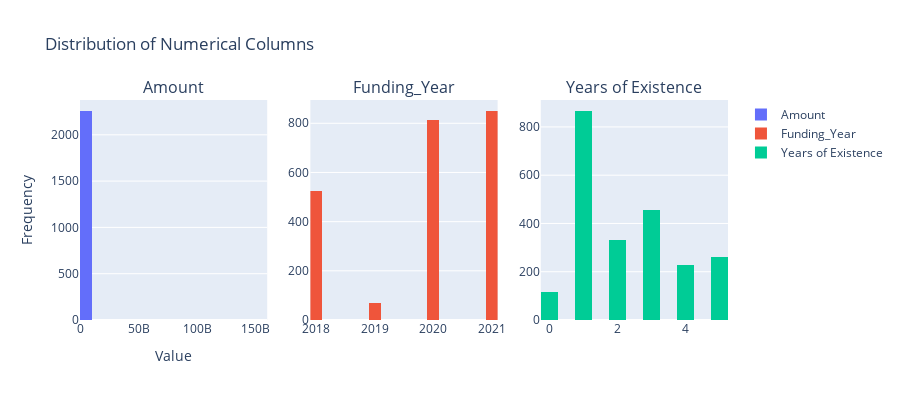

Write notebook code for a chart like this one.
### Code cell
# Summary statistics for numerical columns
numerical_summary = df.describe()
# Create a figure with subplots for each numerical column
fig = make_subplots(rows=1, cols=len(numerical_summary.columns) - 1, subplot_titles=numerical_summary.columns[1:])
# Iterate over numerical columns and add histograms to subplots
for i, column in enumerate(numerical_summary.columns[1:], start=1):  # Start from the second column
    fig.add_trace(go.Histogram(x=df[column], nbinsx=20, name=column), row=1, col=i)

# Update the layout
fig.update_layout(title='Distribution of Numerical Columns',
                  xaxis_title='Value',
                  yaxis_title='Frequency',
                  height=400,  # Set the height of the figure
                  width=900)  # Set the width of the figure

# Show the plot 
fig.show()

### Figure 1 — Plotly figure (JSON) as saved in the notebook; plotly's stock layout.template omitted (floating-point values rounded to 4 significant figures; data arrays with more than 128 entries replaced by an {"elided": "..."} marker saying what was removed)
{"data": [{"name": "Amount", "nbinsx": 20, "type": "histogram", "x": {"elided": "2258 int values"}, "xaxis": "x", "yaxis": "y"}, {"name": "Funding_Year", "nbinsx": 20, "type": "histogram", "x": {"elided": "2258 int values"}, "xaxis": "x2", "yaxis": "y2"}, {"name": "Years of Existence", "nbinsx": 20, "type": "histogram", "x": {"elided": "2258 int values"}, "xaxis": "x3", "yaxis": "y3"}], "layout": {"annotations": [{"font": {"size": 16}, "showarrow": false, "text": "Amount", "x": 0.1444, "xanchor": "center", "xref": "paper", "y": 1, "yanchor": "bottom", "yref": "paper"}, {"font": {"size": 16}, "showarrow": false, "text": "Funding_Year", "x": 0.5, "xanchor": "center", "xref": "paper", "y": 1, "yanchor": "bottom", "yref": "paper"}, {"font": {"size": 16}, "showarrow": false, "text": "Years of Existence", "x": 0.8556, "xanchor": "center", "xref": "paper", "y": 1, "yanchor": "bottom", "yref": "paper"}], "height": 400, "title": {"text": "Distribution of Numerical Columns"}, "width": 900, "xaxis": {"anchor": "y", "domain": [0, 0.2889], "title": {"text": "Value"}}, "xaxis2": {"anchor": "y2", "domain": [0.3556, 0.6444]}, "xaxis3": {"anchor": "y3", "domain": [0.7111, 1]}, "yaxis": {"anchor": "x", "domain": [0, 1], "title": {"text": "Frequency"}}, "yaxis2": {"anchor": "x2", "domain": [0, 1]}, "yaxis3": {"anchor": "x3", "domain": [0, 1]}}}
